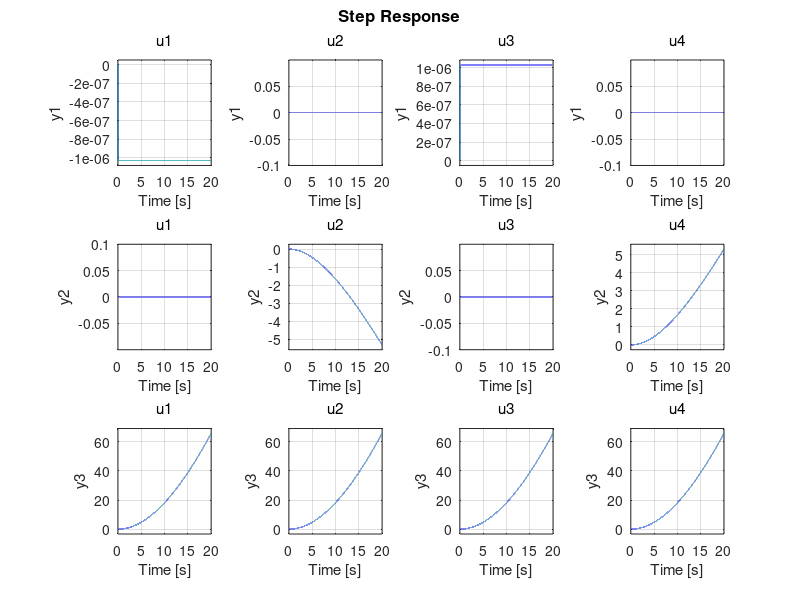

The MATLAB source for this figure: (Note: this script raises an error after producing the figure.)
clear all global;
A = [0 1 0 0 0 0 ; 
    0 -0.0104 0 0 0 0; 
    0 0 0 1 0 0; 
    0 0 0 -0.0104 0 0;
    0 0 0 0 0 1;
    0 0 0 0 0 -0.0208];
B = [0 0 0 0; 
    -0.04167 0 0.04167 0;
    0 0 0 0; 
    0 -0.04167 0 0.04167;
    0 0 0 0;
    0.4 0.4 0.4 0.4];
C = [1 0 0 0 0 0;
    0 0 1 0 0 0;
    0 0 0 0 1 0];
D = [0 0 0 0;
    0 0 0 0;
    0 0 0 0];

s0 = ss(A,B,C,D);

K = [1 1 0 0 0 0;
    0 0 1 1 0 0;
    2 2 0 0 0 0;
    0 0 2 2 0 0;
    ];
A1 = A - B*K;
s1 = ss(A1,B,C,D);

p1 = -200 + 20i ; 
p2 = -200 - 20i ;
p3 = -0.01 ;
p4 = -0.04 ;
p5 = -0.03;
p6 = -0.02;
p7 = [p1 p2 p3 p4 p5 p6];

Ko = place(A,B,p7);

s2 = ss(A-B*Ko,B,C,D);
t = 0:0.01:700;
t1 = t';

figure(1);
step(s2); hold on; grid on;
st = stepinfo(s2);

%{
figure(2);
impulse(s2); grid on;
%}


 q = [0 0 0 0];
 r = ones(70000,4);
 u = [q;r];
 x0 = [0 0 0 0 0 0]'
 figure(2);
 lsim(s2,u,t,x0);
 grid on;
 %LQR
 Q = 10*eye(6);
R = eye(4);
N = zeros(6,4);
[Kl,S,e] = lqr(s0,Q,R,N);
Al = A - B*Kl;
sl = ss(Al,B,C,D);
figure(3);
step(sl);grid on;
figure(4);
lsim(sl,u,t,x0);
grid on;
 
 
while i>0
    n1 = randi([-1 1],1,1)
    p1 = randi([-10 0],1,1) + n1i;
    p2 = randi([-10 0],1,1) - n1i;
    
    for j = 1:70002
        if ls1(j,1)<=1.1 && ls1(j,1)>=0.9 && ls1(j,2)<=1.1 && ls1(j,2)>=0.9 && ls1(j,3)<=1.1 && ls1(j,3)>=0.9
            p1;
            p2;
            break;
        end
    end
end    
        
 
 
 %{
 L = place(A',C',p7)';
 
 s2l = ss(A-L*C,B,C,D);
 y1 = step(s2);
 y2 = step(s2l);
 figure(1);
 step(s2);
 hold on;
 grid on:
 step(s2l);
 legend('ko','L');
 ee = y1-y2;
 tt = 0:1:138;
 ee11 = ee(:,1,1);
 figure (2);
 plot(tt,ee11);
 grid on;

 lsim(s0,u,t,x0)
 %}


